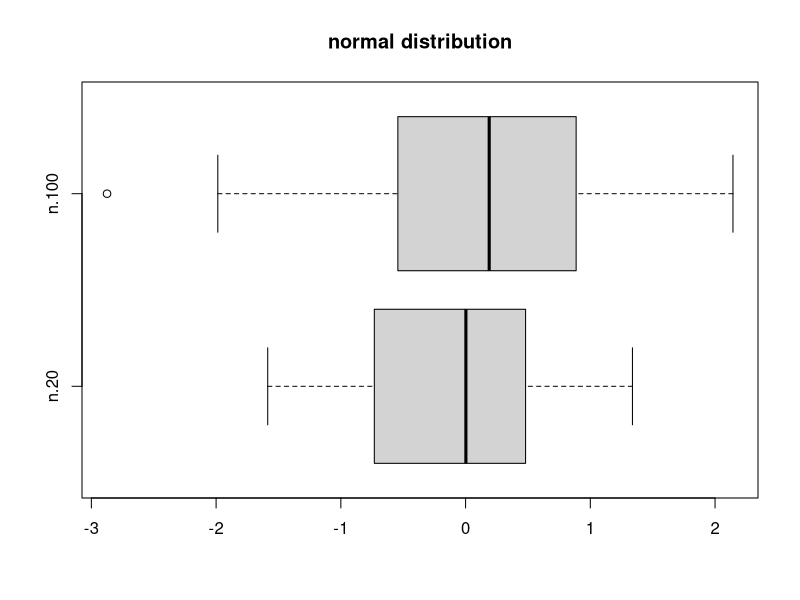

R code for this plot:
library(VGAM)
q13 = function(N, n){
  q_1=0
  q_3=0
  x_1=0
  x_2=0
  for (i in 1:N){
    
    #data <- rnorm(n, mean = 0, sd = 1)
    #data <- rcauchy(n, location = 0, scale = 1)
    #data <- rlaplace(n, loc=0, scale=1/sqrt(2))
    #data <- rpois(n, lambda = 10)
    data <- runif(n, min = -sqrt(3), max = sqrt(3))
    
    q_1=q_1 + quantile(data, 0.25)
    q_3=q_3 + quantile(data, 0.75)
    
    x_1=x_1+quantile(data, 0.25) - 3 / 2 * (quantile(data, 0.75) - quantile(data, 0.25))
    x_2=x_2+quantile(data, 0.75) + 3 / 2 * (quantile(data, 0.75) - quantile(data, 0.25))
  }
  
  cat("\nQ1 & Q3  ", q_1/N, "&", q_3/N)
  cat("\nx1 & x2  ", x_1/N, "&", x_2/N)
}

count_out = function(data){
  q_1<-quantile(data, 0.25)
  q_3<-quantile(data, 0.75)
  
  x_1<-q_1 - 3 / 2 * (q_3 - q_1)
  x_2<-q_3 + 3 / 2 * (q_3 - q_1)
  len=0
  
  for (i in 1:length(data)){
    if(data[i]<x_1 || data[i]>x_2){
      len=len+1
    }
  } 
  return(len)
}

lab3_share_of_emissions=function(N){
  n1=20
  n2=100
  len1=0
  len2=0
  sum=0
  for (i in 1:N){
    data1 <- rnorm(n1, mean = 0, sd = 1)
    data2 <- rnorm(n2, mean = 0, sd = 1)
    #data1 <- rcauchy(n1, location = 0, scale = 1)
    #data2 <- rcauchy(n2, location = 0, scale = 1)
    #data1 <- rlaplace(n1, loc=0, scale=1/sqrt(2))
    #data2 <- rlaplace(n2, loc=0, scale=1/sqrt(2))
    #data1 <- rpois(n1, lambda = 10)
    #data2 <- rpois(n2, lambda = 10)
    #data1 <- runif(n1, min = -3, max = 3)
    #data2 <- runif(n2, min = -3, max = 3)
    
    len1=len1+count_out(data1)
    len2=len2+count_out(data2)
  }
  
  cat("\nshare_of_emissions   ", len1/(N*n1), "&", len2/(N*n2), "\n")
  return(list(len1/(N*n1), len2/(N*n2)))
}

draw_boxplot = function(){
  n1=20
  n2=100
  
  boxplotname="normal distribution"
  data1 <- rnorm(n1, mean = 0, sd = 1)
  data2 <- rnorm(n2, mean = 0, sd = 1)
  #boxplotname="cauchy distribution"
  #data1 <- rcauchy(n1, location = 0, scale = 1)
  #data2 <- rcauchy(n2, location = 0, scale = 1)
  #boxplotname="laplace distribution"
  #data1 <- rlaplace(n1, loc=0, scale=1/sqrt(2))
  #data2 <- rlaplace(n2, loc=0, scale=1/sqrt(2))
  #boxplotname="poisson distribution"
  #data1 <- rpois(n1, lambda = 10)
  #data2 <- rpois(n2, lambda = 10)
  #boxplotname="uniform distribution"
  #data1 <- runif(n1, min = -3, max = 3)
  #data2 <- runif(n2, min = -3, max = 3)
  
  data <- data.frame( "n 20" = data1,
                      "n 100" = data2
  )
  res <- boxplot(data, horizontal = TRUE, main=boxplotname)
  
}

lab3_share_of_emissions(1000)
q13(1000, 100)
draw_boxplot()
